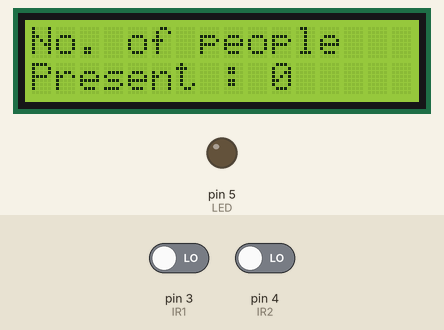
Recording of a sketch running on a simulated Arduino Uno, built with avr-gcc and run on an emulated ATmega328P. On the bench: 16×2 character LCD, output pins drawn as LEDs (lit = HIGH). Inputs (shaded band) come from the test bench; at power-on: pin 3 (IR1) LOW, pin 4 (IR2) LOW.

Above: at 1.2 s.
1.3 s: pin 3 (IR1) driven HIGH and pin 4 (IR2) driven HIGH
At 1.7 s:
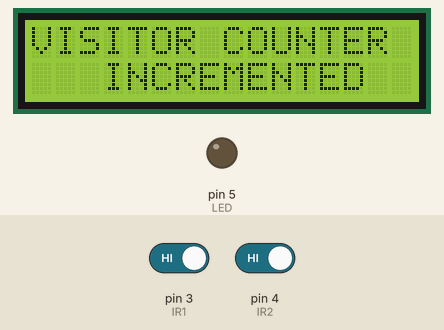
At 3.7 s:
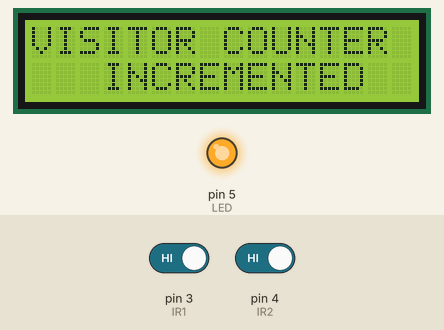
4.3 s: pin 3 (IR1) driven LOW
6.8 s: pin 3 (IR1) driven HIGH
At 7.3 s:
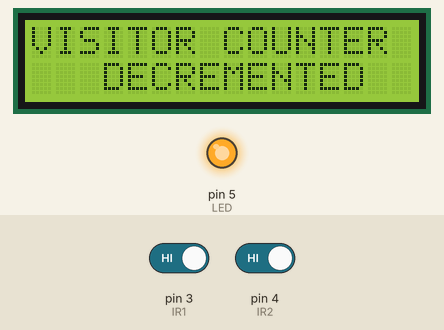
9.8 s: pin 4 (IR2) driven LOW
12.3 s: pin 4 (IR2) driven HIGH
Timing chart, 0 to 15.3 s (numbered marks = the images above; inputs shaded):
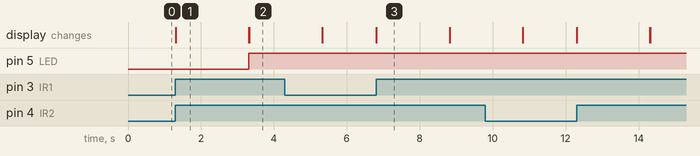

Measured:
- after the input at 1.3 s, pin 5 (LED): LOW → HIGH after 2.0 s; the display: changes at once (image 1)
- after the input at 6.8 s, the display: changes at once (image 3)
- what the display in image 1 shows lasts 2.0 s, from 1.3 s to 3.3 s

The sketch:

MAIN_code.ino
```cpp
#include <LiquidCrystal.h>
int IR1=3;
int IR2=4;
int COUNT=0;
int Read1=0;
int Read2=0;
int LED=5;
int IN=0;
int OUT=0;
LiquidCrystal lcd(8,9,10,11,12,13);


void setup()
{
 lcd.begin(16,2);
 Serial.begin(9600);
 pinMode(IR1,INPUT);
 pinMode(IR2,INPUT);
 pinMode(LED,OUTPUT);
 digitalWrite(LED,LOW);
 Display();
}

void Display()
{
 lcd.clear();
 lcd.setCursor(0,0);
 lcd.print("No. of people");
 lcd.setCursor(0,1);
 lcd.print("Present : ");
 lcd.setCursor(10,1);
 lcd.print(COUNT,10);
}

void loop()
 {
  lcd.display();
  Read1=digitalRead(IR1);
  if(Read1==HIGH)
  {
   for (int C=0;C<500;C++)
   {
    if(digitalRead(IR2)==HIGH)
    {
      Read2=HIGH;
      break;
    }
    delay(10);
   }
   if(Read2==HIGH)
   {
    IN=1;
    lcd.clear();
    lcd.setCursor(0,0);
    lcd.print("VISITOR COUNTER");
    lcd.setCursor(3,1);
    lcd.print("INCREMENTED");
    delay(2000);
   }
  }
  else
  {
   if(Read1==LOW)
   {
    Read2=digitalRead(IR2);
    if(Read2==HIGH)
    {
     for (int C=0;C<500;C++)
     {
      if(digitalRead(IR1)==HIGH)
      {
        Read1=HIGH;
        break;
      }
      delay(10);
     }
     if(Read1==HIGH)
     {
      OUT=1;
      lcd.clear();
      lcd.setCursor(0,0);
      lcd.print("VISITOR COUNTER");
      lcd.setCursor(3,1);
      lcd.print("DECREMENTED");
      delay(2000);
     }
    }
   }
  }


  if(IN==1 && OUT==0)
  {
   COUNT=COUNT+1;
   Display();
  }
  else if(IN==0 && OUT==1)
  {
   COUNT=COUNT-1;
   Display();
  }
  if(COUNT>0)
  {
   digitalWrite(LED,HIGH);
  }
  else
  {
   digitalWrite(LED,LOW);
  }
  IN=0;
  OUT=0;
 }
```
